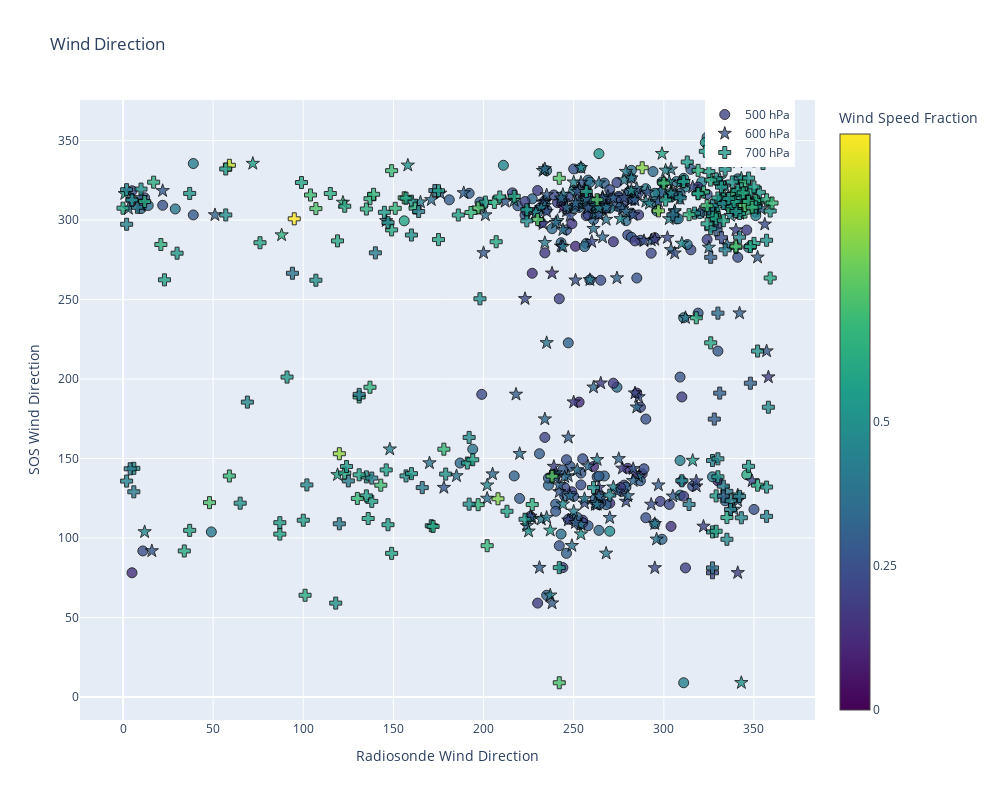

The notebook cell this image was saved under:
### Code cell
import plotly.graph_objs as go

# Scatter plots for each pressure_23 level
trace500 = go.Scatter(
    x=pres_500_23['deg'],
    y=pres_500_23['dir_10m_c'],
    mode='markers',
    marker=dict(
        size=10,
        color=pres_500_23['wspd_fraction_lognorm'],
        colorscale='Viridis',
        opacity=0.8,
        line=dict(width=1, color='black'),  # Add black edgecolor
        colorbar=dict(
            title='Wind Speed Fraction',
            tickvals=[0, 0.25, 0.5],
            ticktext=['0', '0.25', '0.5']
        ),
        cmin=0,
        cmax=1
    ),
    name='500 hPa'
)

trace600 = go.Scatter(
    x=pres_600_23['deg'],
    y=pres_600_23['dir_10m_c'],
    mode='markers',
    marker=dict(
        size=10,
        symbol='star',
        color=pres_600_23['wspd_fraction_lognorm'],
        colorscale='Viridis',
        opacity=0.8,
        line=dict(width=1, color='black'),  # Add black edgecolor
        cmin=0,
        cmax=1
    ),
    name='600 hPa'
)

trace700 = go.Scatter(
    x=pres_700_23['deg'],
    y=pres_700_23['dir_10m_c'],
    mode='markers',
    marker=dict(
        size=10,
        symbol='cross',
        color=pres_700_23['wspd_fraction_lognorm'],
        colorscale='Viridis',
        opacity=0.8,
        line=dict(width=1, color='black'),  # Add black edgecolor
        cmin=0,
        cmax=1
    ),
    name='700 hPa'
)

# Layout
layout = go.Layout(
    title='Wind Direction',
    xaxis=dict(title='Radiosonde Wind Direction'),
    yaxis=dict(title='SOS Wind Direction'),
    width=1000,
    height=800,
    legend=dict(x=0.85, y=1)
)
# Create figure and plot
fig = go.Figure(data=[trace500, trace600, trace700], layout=layout)
fig.show()

### Figure 1 — Plotly figure (JSON) as saved in the notebook; plotly's stock layout.template omitted (floating-point values rounded to 4 significant figures; data arrays with more than 128 entries replaced by an {"elided": "..."} marker saying what was removed)
{"data": [{"marker": {"cmax": 1, "cmin": 0, "color": {"elided": "244 float values"}, "colorbar": {"ticktext": ["0", "0.25", "0.5"], "tickvals": [0, 0.25, 0.5], "title": {"text": "Wind Speed Fraction"}}, "colorscale": [[0, "#440154"], [0.1111, "#482878"], [0.2222, "#3e4989"], [0.3333, "#31688e"], [0.4444, "#26828e"], [0.5556, "#1f9e89"], [0.6667, "#35b779"], [0.7778, "#6ece58"], [0.8889, "#b5de2b"], [1, "#fde725"]], "line": {"color": "black", "width": 1}, "opacity": 0.8, "size": 10}, "mode": "markers", "name": "500 hPa", "type": "scatter", "x": {"elided": "244 int values"}, "y": {"elided": "244 float values"}}, {"marker": {"cmax": 1, "cmin": 0, "color": {"elided": "244 float values"}, "colorscale": [[0, "#440154"], [0.1111, "#482878"], [0.2222, "#3e4989"], [0.3333, "#31688e"], [0.4444, "#26828e"], [0.5556, "#1f9e89"], [0.6667, "#35b779"], [0.7778, "#6ece58"], [0.8889, "#b5de2b"], [1, "#fde725"]], "line": {"color": "black", "width": 1}, "opacity": 0.8, "size": 10, "symbol": "star"}, "mode": "markers", "name": "600 hPa", "type": "scatter", "x": {"elided": "244 int values"}, "y": {"elided": "244 float values"}}, {"marker": {"cmax": 1, "cmin": 0, "color": {"elided": "244 float values"}, "colorscale": [[0, "#440154"], [0.1111, "#482878"], [0.2222, "#3e4989"], [0.3333, "#31688e"], [0.4444, "#26828e"], [0.5556, "#1f9e89"], [0.6667, "#35b779"], [0.7778, "#6ece58"], [0.8889, "#b5de2b"], [1, "#fde725"]], "line": {"color": "black", "width": 1}, "opacity": 0.8, "size": 10, "symbol": "cross"}, "mode": "markers", "name": "700 hPa", "type": "scatter", "x": {"elided": "244 int values"}, "y": {"elided": "244 float values"}}], "layout": {"height": 800, "legend": {"x": 0.85, "y": 1}, "title": {"text": "Wind Direction"}, "width": 1000, "xaxis": {"title": {"text": "Radiosonde Wind Direction"}}, "yaxis": {"title": {"text": "SOS Wind Direction"}}}}
